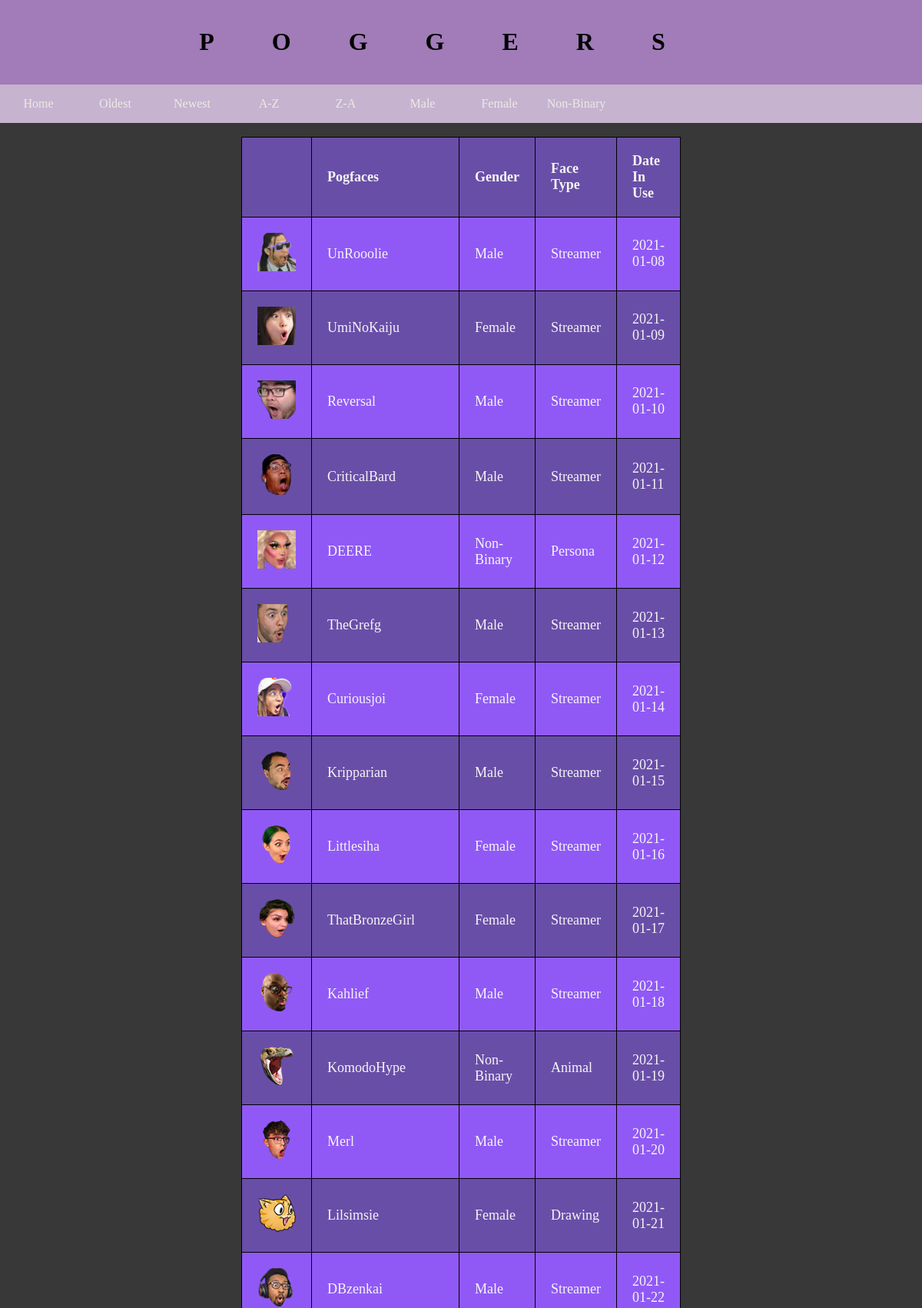
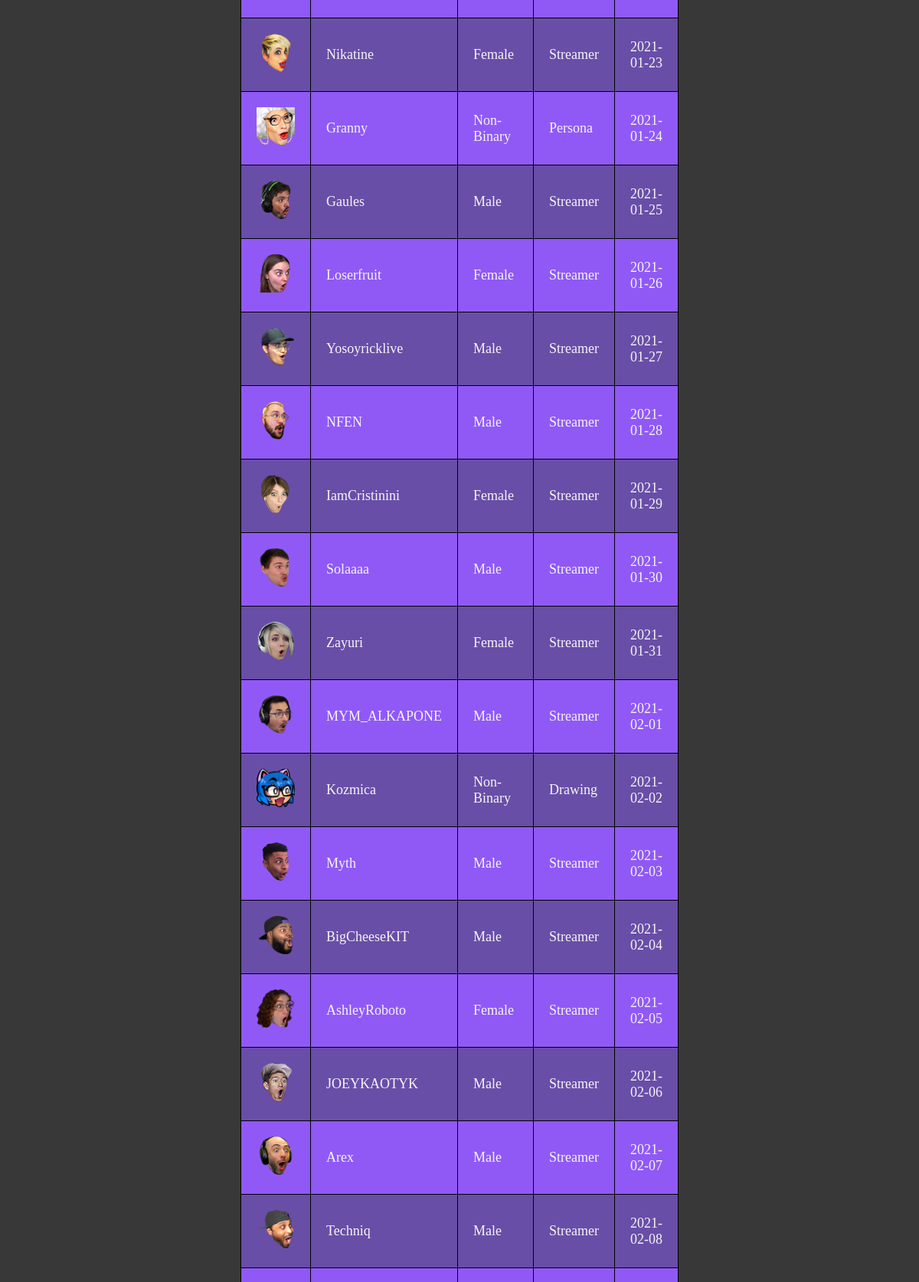
The app's page /pogfaces (upper part) with its own data (2 pictures, top to bottom).
### tables this page shows
CREATE TABLE pogchamps (id INTEGER PRIMARY KEY, pogfaces TEXT, gender_id INTEGER REFERENCES gender (id), facetype_id INTEGER REFERENCES type_of_face (id), date DATE, filename TEXT);

CREATE TABLE gender (id INTEGER PRIMARY KEY, classification TEXT);

CREATE TABLE type_of_face (id INTEGER PRIMARY KEY, type TEXT);

### pogchamp.py (the view)
@app.route("/pogfaces")
def contents():
    cursor = get_db().cursor()
    sql = "SELECT pogfaces, classification, type, date, filename FROM pogchamps JOIN gender ON pogchamps.gender_id = gender.id JOIN type_of_face ON pogchamps.facetype_id = type_of_face.id"
    cursor.execute(sql)
    results = cursor.fetchall()
    return render_template("contents.html", results=results)

### pogchamp.py (called while the page is built)
def get_db():
    db = getattr (g, "_database", None)
    if db is None:
        db = g._database = sqlite3.connect(DATABASE)
    return db

@app.teardown_appcontext
def close_connection(exception):
    db = getattr(g, "_database", None)
    if db is not None:
        db.close()

### templates/contents.html (shortened to what this page needs)
<!DOCTYPE html>
<html lang="en">
<head>
    <link rel="stylesheet" href="{{url_for('static',filename='styles.css')}}">
</head>
<body>
    <div id = "title">
        <h1>
             POGGERS
        </h1>
    </div>
    <div id = "nav_bar">
        <div>
            <a href = "{{ url_for('home')}}">
                <button id = "home_button" type = "button" href = "home"> Home </button>
            </a>
        </div>
        <div>
            <a href = "{{ url_for('contents')}}">
                <button id = "home_button" type = "button" href = "contents"> Oldest </button>
            </a>
        </div>
        <div>
            <a href = "{{ url_for('pogfaces_recent')}}">
                <button id = "home_button" type = "button" href = "contents"> Newest </button>
            </a>
        </div>
        <div>
            <a href = "{{ url_for('pogfaces_namea')}}">
                <button id = "home_button" type = "button" href = "contents"> A-Z </button>
            </a>
        </div>
        <div>
            <a href = "{{ url_for('pogfaces_namez')}}">
                <button id = "home_button" type = "button" href = "contents"> Z-A </button>
            </a>
        </div>
        <div>
            <a href = "{{ url_for('pogfaces_men')}}">
                <button id = "home_button" type = "button" href = "contents"> Male </button>
            </a>
        </div>
        <div>
            <a href = "{{ url_for('pogfaces_women')}}">
                <button id = "home_button" type = "button" href = "contents"> Female </button>
            </a>
        </div>
        <div>
            <a href = "{{ url_for('pogfaces_nonbinary')}}">
                <button id = "home_button" type = "button" href = "contents"> Non-Binary </button>
            </a>
        </div>
    </div>
    <br>
    <table>
        <tr>
            <th></th>
            <th>Pogfaces</th>
            <th>Gender</th>
            <th>Face Type</th>
            <th>Date In Use</th>
        </tr>
        {% for item in results %}
        <tr>
            <td><img src="/static/images/{{item[4]}}" alt="image"></td>
            <td>{{ item[0]}}</td>
            <td>{{ item[1]}}</td>
            <td>{{ item[2]}}</td>
            <td id = "date">{{ item[3]}}</td>
        </tr>
        {%endfor%}
    </table>
</body>
</html>

### static/styles.css (style rules this page uses)
body { background-color:#383838; margin: 0px; }
#title { font-family: 'Comic Sans', 'Comic Sans MS', cursive; background-color: #a17cb8; text-align: center; padding: 15px; letter-spacing: 75px; }
#home_button { font-family: 'Comic Sans', 'Comic Sans MS', cursive; width: 100px; height: 50px; border: none; color: #ecebe1; background-color: #c6b3d0; text-align: center; text-decoration: none; display: inline-block; font-size: 16px; float: left; }
table { font-family: 'Comic Sans', 'Comic Sans MS', cursive; color: whitesmoke; border-collapse: collapse; width: 1000px; margin-left: auto; margin-right: auto; font-size: large; }
table, img { width: 50px; padding: 0px; }
td, th { border: 1px solid black; text-align: left; padding: 20px; }
tr:nth-child(even) { background-color: #9059f6; }
tr:nth-child(odd) { background-color: #694ea8; }
#nav_bar { background-color: #c6b3d0; height: 50px; }

### records on screen
pogchamps: filename (picture), pogfaces "UnRooolie", classification "Male", type "Streamer", date "2021-01-08"
pogchamps: filename (picture), pogfaces "UmiNoKaiju", classification "Female", type "Streamer", date "2021-01-09"
pogchamps: filename (picture), pogfaces "Reversal", classification "Male", type "Streamer", date "2021-01-10"
pogchamps: filename (picture), pogfaces "CriticalBard", classification "Male", type "Streamer", date "2021-01-11"
pogchamps: filename (picture), pogfaces "DEERE", classification "Non-Binary", type "Persona", date "2021-01-12"
pogchamps: filename (picture), pogfaces "TheGrefg", classification "Male", type "Streamer", date "2021-01-13"
pogchamps: filename (picture), pogfaces "Curiousjoi", classification "Female", type "Streamer", date "2021-01-14"
pogchamps: filename (picture), pogfaces "Kripparian", classification "Male", type "Streamer", date "2021-01-15"
pogchamps: filename (picture), pogfaces "Littlesiha", classification "Female", type "Streamer", date "2021-01-16"
pogchamps: filename (picture), pogfaces "ThatBronzeGirl", classification "Female", type "Streamer", date "2021-01-17"
pogchamps: filename (picture), pogfaces "Kahlief", classification "Male", type "Streamer", date "2021-01-18"
pogchamps: filename (picture), pogfaces "KomodoHype", classification "Non-Binary", type "Animal", date "2021-01-19"
pogchamps: filename (picture), pogfaces "Merl", classification "Male", type "Streamer", date "2021-01-20"
pogchamps: filename (picture), pogfaces "Lilsimsie", classification "Female", type "Drawing", date "2021-01-21"
pogchamps: filename (picture), pogfaces "DBzenkai", classification "Male", type "Streamer", date "2021-01-22"
pogchamps: filename (picture), pogfaces "Nikatine", classification "Female", type "Streamer", date "2021-01-23"
pogchamps: filename (picture), pogfaces "Granny", classification "Non-Binary", type "Persona", date "2021-01-24"
pogchamps: filename (picture), pogfaces "Gaules", classification "Male", type "Streamer", date "2021-01-25"
pogchamps: filename (picture), pogfaces "Loserfruit", classification "Female", type "Streamer", date "2021-01-26"
pogchamps: filename (picture), pogfaces "Yosoyricklive", classification "Male", type "Streamer", date "2021-01-27"
pogchamps: filename (picture), pogfaces "NFEN", classification "Male", type "Streamer", date "2021-01-28"
pogchamps: filename (picture), pogfaces "IamCristinini", classification "Female", type "Streamer", date "2021-01-29"
pogchamps: filename (picture), pogfaces "Solaaaa", classification "Male", type "Streamer", date "2021-01-30"
pogchamps: filename (picture), pogfaces "Zayuri", classification "Female", type "Streamer", date "2021-01-31"
pogchamps: filename (picture), pogfaces "MYM_ALKAPONE", classification "Male", type "Streamer", date "2021-02-01"
pogchamps: filename (picture), pogfaces "Kozmica", classification "Non-Binary", type "Drawing", date "2021-02-02"
pogchamps: filename (picture), pogfaces "Myth", classification "Male", type "Streamer", date "2021-02-03"
pogchamps: filename (picture), pogfaces "BigCheeseKIT", classification "Male", type "Streamer", date "2021-02-04"
pogchamps: filename (picture), pogfaces "AshleyRoboto", classification "Female", type "Streamer", date "2021-02-05"
pogchamps: filename (picture), pogfaces "JOEYKAOTYK", classification "Male", type "Streamer", date "2021-02-06"
pogchamps: filename (picture), pogfaces "Arex", classification "Male", type "Streamer", date "2021-02-07"
pogchamps: filename (picture), pogfaces "Techniq", classification "Male", type "Streamer", date "2021-02-08"
